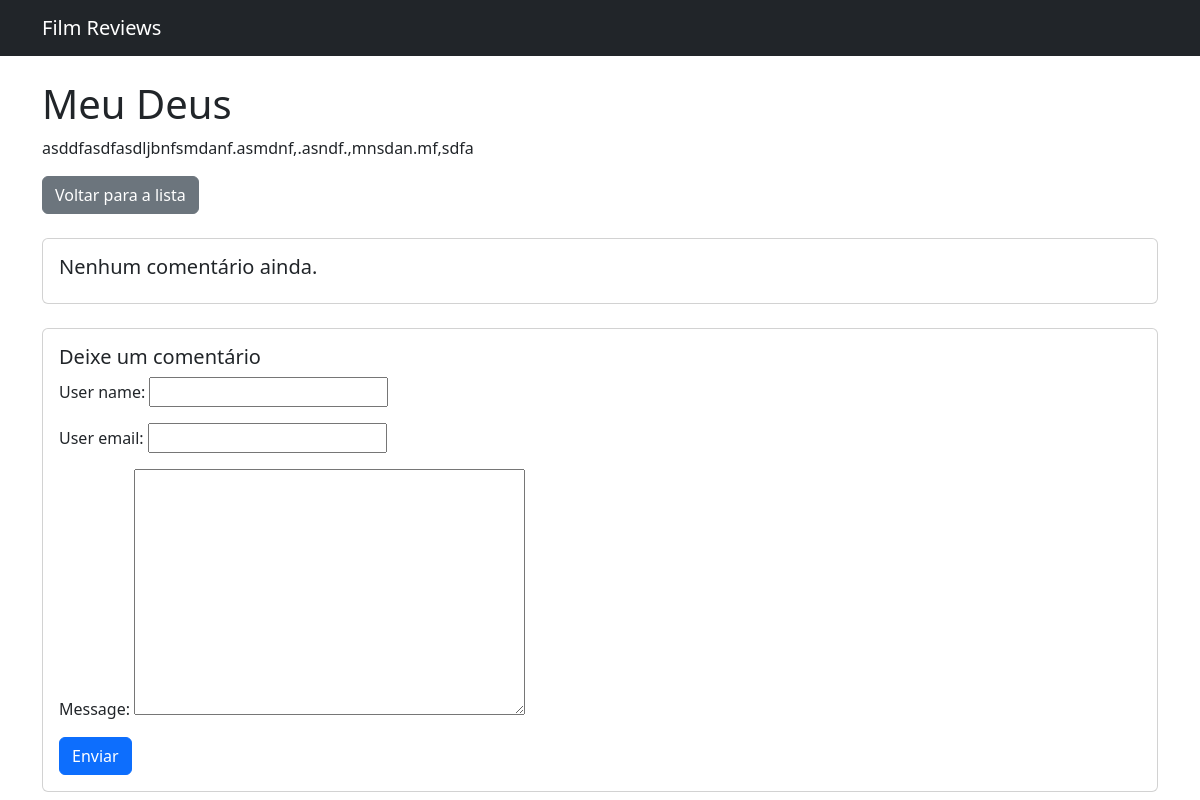
Page /reviews/2026/3/8/meu-deus/ on the committed database.
### reviews/models.py (models this page shows, shortened)
class Review(models.Model):
    class Status(models.IntegerChoices):
        DRAFT = 5, 'Draft'
        PUBLISHED = 10, 'Published'
    class Rating(models.IntegerChoices):
        BAD = 0, 'Bad'
        POOR = 1, 'Poor'
        FAIR = 2, 'Fair'
        GOOD = 3, 'Good'
        EXCELLENT = 4, 'Excellent'
        EXCEPTIONAL = 5, 'Exceptional'
    title = models.CharField(max_length=200)
    slugfied_title = models.SlugField(blank=True, default='', max_length=200, unique_for_date='published_at')
    body = models.TextField()
    status = models.IntegerField(choices=Status.choices, default=Status.DRAFT)
    author = models.ForeignKey(User, on_delete=models.CASCADE)
    rating = models.IntegerField(choices=Rating.choices, default=Rating.GOOD)
    published_at = models.DateTimeField(default=timezone.now)
    created_at = models.DateTimeField(auto_now_add=True)
    updated_at = models.DateTimeField(auto_now=True)
    published = PublishedManager()
    objects = models.Manager()
    comments: models.Manager['Comment']

### reviews/views.py (the view)
# urls.py: path('<int:year>/<int:month>/<int:day>/<slug:slugfied_title>/', views.review_detail, name='review_detail'),
def review_detail(request, year, month, day, slugfied_title):
    form = commentForm()
    review = get_object_or_404 (
        Review.published,
        published_at__year=year,
        published_at__month=month,
        published_at__day=day,
        slugfied_title=slugfied_title
    )
    comments = review.comments.filter(active=True)
    return render(request, 'reviews/detail.html', {'review': review, 'form': form, 'comments': comments})

### reviews/forms.py
class commentForm(forms.ModelForm):
    class Meta:
        model = Comment
        fields = ['user_name', 'user_email', 'message']

### reviews/models.py (called while the page is built)
    def get_queryset(self):
        return super().get_queryset().filter(status=Review.Status.PUBLISHED)

### reviews/templates/reviews/detail.html (shortened to what this page needs)
{% extends 'reviews/base.html' %}
{% block content %}
    <div class="container mt-4">
        <h1>{{ review.title }}</h1>
        <p>{{ review.body }}</p>
        <a href="{% url 'reviews:list_reviews' %}" class="btn btn-secondary">Voltar para a lista</a>
        {% for comment in comments %}
            <div class="card mt-4">
                <div class="card-body">
                    <p class="card-text">Comentário #{{ forloop.counter }}</p>
                    <h5 class="card-title">{{ comment.user_name }}</h5>
                    <p class="card-text">{{ comment.message }}</p>
                </div>
            </div>
        {% empty %}
            <div class="card mt-4">
                <div class="card-body">
                    <h5 class="card-title">Nenhum comentário ainda.</h5>
                </div>
            </div>
        {% endfor %}
        <div class="card mt-4">
            <div class="card-body">
                <h5 class="card-title">Deixe um comentário</h5>
                <form action="{% url 'reviews:add_comment' review.id %}" method="post">
                    {{ form.as_p }}
                    <button type="submit" class="btn btn-primary">Enviar</button>
                </form>
            </div>
        </div>
    </div>
{% endblock %}

### rows in the picture
Review: title "Meu Deus", body "asddfasdfasdljbnfsmdanf.asmdnf,.asndf.,mnsdan.mf,sdfa"
